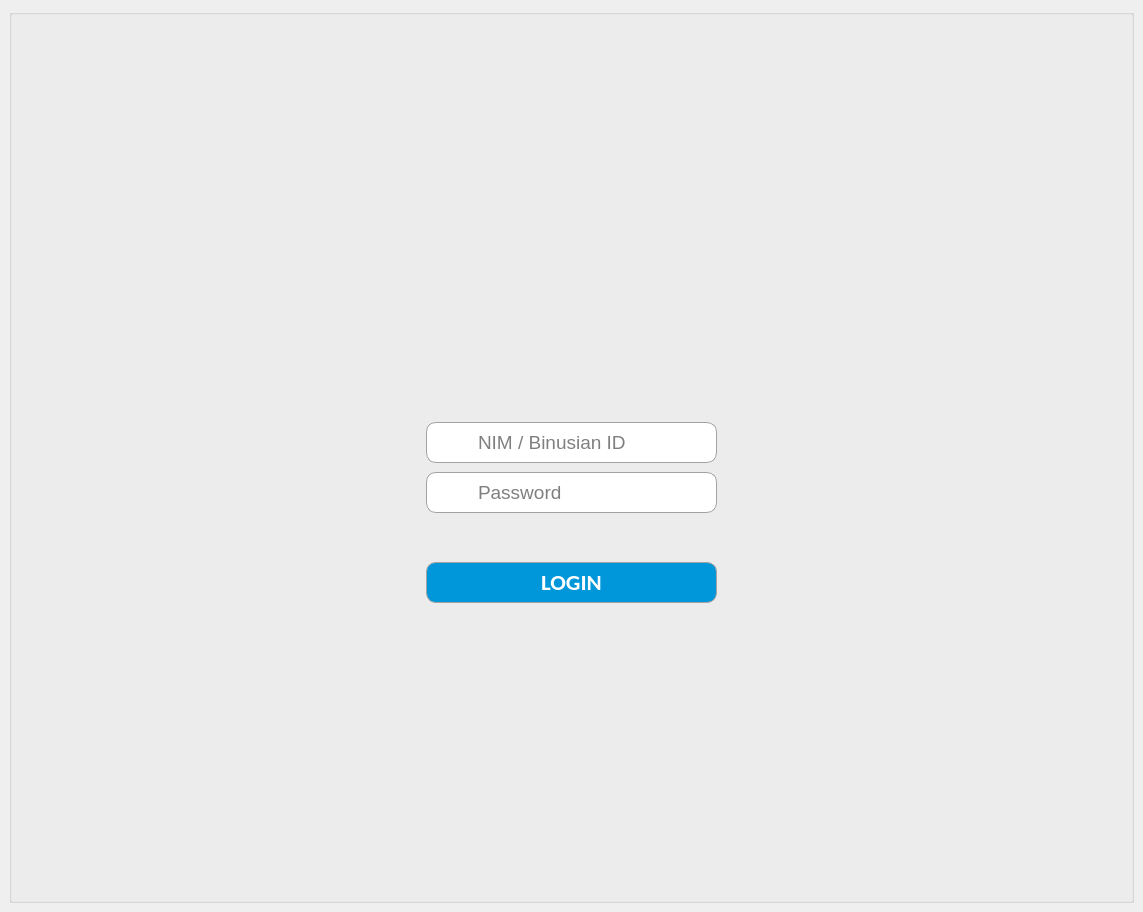
<?xml version="1.0" encoding="UTF-8"?>
<ui version="4.0">
 <class>MainWindow</class>
 <widget class="QMainWindow" name="MainWindow">
  <property name="geometry">
   <rect>
    <x>0</x>
    <y>0</y>
    <width>1143</width>
    <height>912</height>
   </rect>
  </property>
  <property name="sizePolicy">
   <sizepolicy hsizetype="Expanding" vsizetype="Expanding">
    <horstretch>0</horstretch>
    <verstretch>0</verstretch>
   </sizepolicy>
  </property>
  <property name="windowTitle">
   <string>MainWindow</string>
  </property>
  <widget class="QWidget" name="centralwidget">
   <layout class="QHBoxLayout" name="horizontalLayout">
    <item>
     <widget class="QGroupBox" name="groupBox">
      <property name="sizePolicy">
       <sizepolicy hsizetype="Expanding" vsizetype="Expanding">
        <horstretch>0</horstretch>
        <verstretch>0</verstretch>
       </sizepolicy>
      </property>
      <property name="autoFillBackground">
       <bool>false</bool>
      </property>
      <property name="styleSheet">
       <string notr="true">border-image: url(:/logo/Untitled.jpg);</string>
      </property>
      <layout class="QHBoxLayout" name="horizontalLayout_2">
       <item>
        <widget class="QGroupBox" name="groupBox_2">
         <property name="sizePolicy">
          <sizepolicy hsizetype="Fixed" vsizetype="Fixed">
           <horstretch>0</horstretch>
           <verstretch>0</verstretch>
          </sizepolicy>
         </property>
         <property name="minimumSize">
          <size>
           <width>390</width>
           <height>431</height>
          </size>
         </property>
         <property name="styleSheet">
          <string notr="true">border-image: url(:/logo/login.jpg); border-radius: 20px;

</string>
         </property>
         <widget class="QPushButton" name="loginButton">
          <property name="geometry">
           <rect>
            <x>50</x>
            <y>320</y>
            <width>291</width>
            <height>41</height>
           </rect>
          </property>
          <property name="font">
           <font>
            <family>Calibri</family>
            <pointsize>17</pointsize>
            <weight>75</weight>
            <bold>true</bold>
           </font>
          </property>
          <property name="styleSheet">
           <string notr="true">border-image: none;
background-color: rgb(0, 151, 218);
border-style:solid;
border-width:1px;
color:white;
border-radius: 10px;
border-color: rgb(162, 162, 162)</string>
          </property>
          <property name="text">
           <string>LOGIN</string>
          </property>
         </widget>
         <widget class="QLabel" name="passwordlogo">
          <property name="geometry">
           <rect>
            <x>70</x>
            <y>240</y>
            <width>21</width>
            <height>21</height>
           </rect>
          </property>
          <property name="text">
           <string/>
          </property>
          <property name="pixmap">
           <pixmap>assets/2A.jpg</pixmap>
          </property>
          <property name="scaledContents">
           <bool>true</bool>
          </property>
         </widget>
         <widget class="QLineEdit" name="nimLine">
          <property name="geometry">
           <rect>
            <x>100</x>
            <y>190</y>
            <width>231</width>
            <height>25</height>
           </rect>
          </property>
          <property name="font">
           <font>
            <pointsize>14</pointsize>
            <weight>50</weight>
            <bold>false</bold>
           </font>
          </property>
          <property name="styleSheet">
           <string notr="true">border-image : none;
margin-bottom: 5px</string>
          </property>
          <property name="text">
           <string/>
          </property>
          <property name="cursorPosition">
           <number>0</number>
          </property>
          <property name="dragEnabled">
           <bool>false</bool>
          </property>
          <property name="readOnly">
           <bool>false</bool>
          </property>
          <property name="placeholderText">
           <string>NIM / Binusian ID</string>
          </property>
          <property name="clearButtonEnabled">
           <bool>false</bool>
          </property>
         </widget>
         <widget class="QLabel" name="profilelogo">
          <property name="geometry">
           <rect>
            <x>70</x>
            <y>190</y>
            <width>21</width>
            <height>21</height>
           </rect>
          </property>
          <property name="text">
           <string/>
          </property>
          <property name="pixmap">
           <pixmap>assets/1A.jpg</pixmap>
          </property>
          <property name="scaledContents">
           <bool>true</bool>
          </property>
         </widget>
         <widget class="QLineEdit" name="passwordLine">
          <property name="geometry">
           <rect>
            <x>100</x>
            <y>240</y>
            <width>231</width>
            <height>25</height>
           </rect>
          </property>
          <property name="font">
           <font>
            <pointsize>14</pointsize>
           </font>
          </property>
          <property name="styleSheet">
           <string notr="true">border-image: none;
margin-bottom: 5px;</string>
          </property>
          <property name="text">
           <string/>
          </property>
          <property name="cursorPosition">
           <number>0</number>
          </property>
          <property name="dragEnabled">
           <bool>false</bool>
          </property>
          <property name="readOnly">
           <bool>false</bool>
          </property>
          <property name="placeholderText">
           <string>Password</string>
          </property>
          <property name="clearButtonEnabled">
           <bool>true</bool>
          </property>
         </widget>
         <widget class="QLabel" name="label">
          <property name="geometry">
           <rect>
            <x>50</x>
            <y>180</y>
            <width>291</width>
            <height>41</height>
           </rect>
          </property>
          <property name="styleSheet">
           <string notr="true">border-image: none;
background-color: white;
border-style:solid;
border-width:1px;
color:white;
border-radius: 10px;
border-color: rgb(162, 162, 162)</string>
          </property>
          <property name="text">
           <string>TextLabel</string>
          </property>
         </widget>
         <widget class="QLabel" name="label_2">
          <property name="geometry">
           <rect>
            <x>50</x>
            <y>230</y>
            <width>291</width>
            <height>41</height>
           </rect>
          </property>
          <property name="styleSheet">
           <string notr="true">border-image: none;
background-color: white;
border-style:solid;
border-width:1px;
color:white;
border-radius: 10px;
border-color: rgb(162, 162, 162)
</string>
          </property>
          <property name="text">
           <string>TextLabel</string>
          </property>
         </widget>
         <zorder>label_2</zorder>
         <zorder>label</zorder>
         <zorder>loginButton</zorder>
         <zorder>passwordlogo</zorder>
         <zorder>nimLine</zorder>
         <zorder>profilelogo</zorder>
         <zorder>passwordLine</zorder>
        </widget>
       </item>
      </layout>
     </widget>
    </item>
   </layout>
  </widget>
 </widget>
 <resources>
  <include location="test.qrc"/>
  <include location="test.qrc"/>
  <include location="test.qrc"/>
 </resources>
 <connections/>
</ui>
